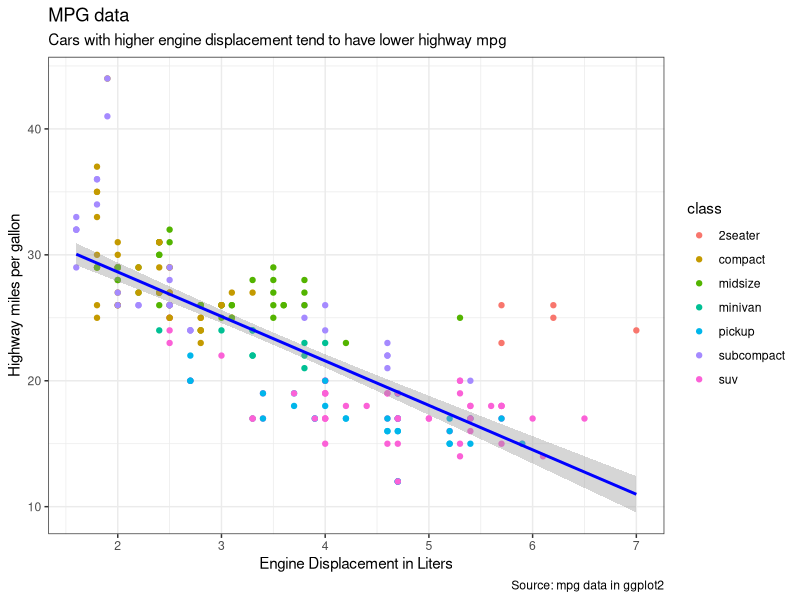

Generate this figure with R:
## ---- chunk 1
options(htmltools.dir.version = FALSE)
# see: https://github.com/yihui/xaringan
# install.packages("xaringan")
# see: 
# https://github.com/yihui/xaringan/wiki
# https://github.com/gnab/remark/wiki/Markdown
options(width=110)
options(digits = 4)
library(tidyverse)
## ---- chunk 2
set.seed(1)
## ---- chunk 3
set.seed(1)
## ---- chunk 4
knitr::include_graphics("https://github.com/therbootcamp/therbootcamp.github.io/blob/master/_sessions/_image/ggplotgallery.png?raw=true")
## ---- chunk 5
knitr::include_graphics("https://github.com/therbootcamp/therbootcamp.github.io/blob/master/_sessions/_image/wickham_portrait.png?raw=true")
## ---- chunk 6
knitr::include_graphics("https://github.com/therbootcamp/therbootcamp.github.io/blob/master/_sessions/_image/complexplot1.png?raw=true")
## ---- chunk 7
ggplot(data = mpg, 
       mapping = aes(x = displ, y = hwy, col = class)) +
  geom_point() + 
  geom_smooth(col = "blue", method = "lm")+
  labs(x = "Engine Displacement in Liters",
       y = "Highway miles per gallon",
       title = "MPG data",
       subtitle = "Cars with higher engine displacement tend to have lower highway mpg",
       caption = "Source: mpg data in ggplot2") + 
  theme_bw()

## ---- chunk 8
knitr::include_graphics("https://vignette.wikia.nocookie.net/joke-battles/images/2/21/Bugs-Bunny-4.png/revision/latest?cb=20151231234917")
## ---- chunk 9
knitr::include_graphics("https://3qeqpr26caki16dnhd19sv6by6v-wpengine.netdna-ssl.com/wp-content/uploads/2014/09/Caret-package-in-R.png")
## ---- chunk 10
knitr::include_graphics("https://upload.wikimedia.org/wikipedia/commons/1/1c/K-fold_cross_validation_EN.jpg")
## ---- chunk 11
knitr::include_graphics("https://github.com/therbootcamp/therbootcamp.github.io/blob/master/_sessions/_image/shiny_definition.png?raw=true")
